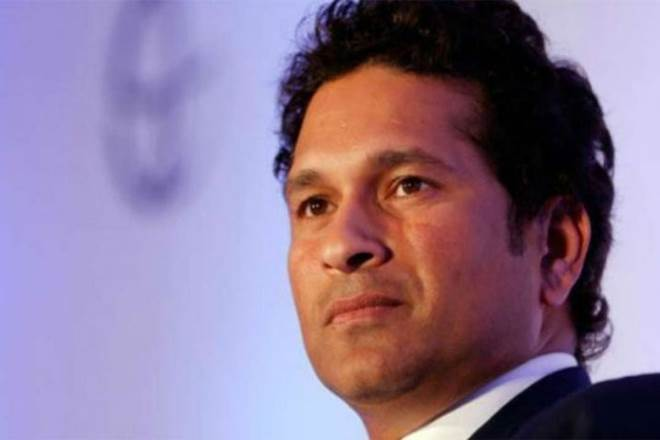
#> input picture Images_Open_CV/Open_CV2/Sample_Test_Open_CV2/sachin.jpg, 660 x 440 px
$ python Image_Edge_Detection.py   (older library calls are emulated)
#> lines starting #> are read from the running program, lines starting #| are printed output that depends on the picture; after the words box and inside, x2 and y2 are one past the last pixel; in counts of white or black regions, pixels touching at a corner belong together
import cv2

# img_Gray = cv2.imread("sachin.jpg")
img_Gray = cv2.imread("sachin.jpg", 0)
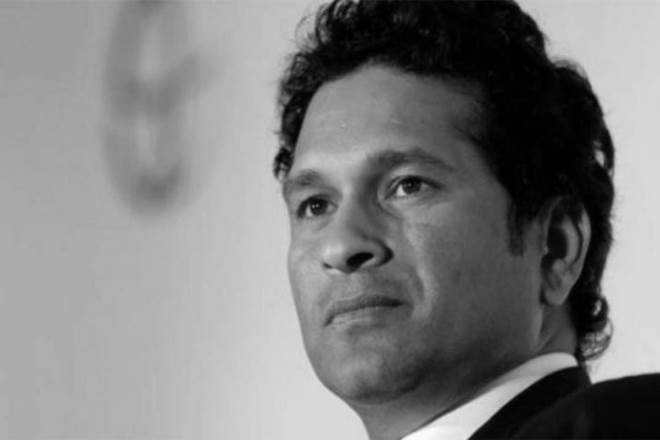
#> img_Gray: shape (440, 660); min 0, max 255, mean 128.2
# height, width = img_Gray.shape[:2]
height, width = img_Gray.shape
#> height = 440; width = 660
print(height, width)
#| 440 660

# Extract Slop Edge
sobel_x = cv2.Sobel(img_Gray, cv2.CV_64F, 1, 0, ksize=5)
sobel_y = cv2.Sobel(img_Gray, cv2.CV_64F, 0, 1, ksize=5)

img_soble_Or = cv2.bitwise_or(sobel_x, sobel_y)  # addition of 2 of images
img_soble_And = cv2.bitwise_and(sobel_x, sobel_y)  # intersection of 2 of images
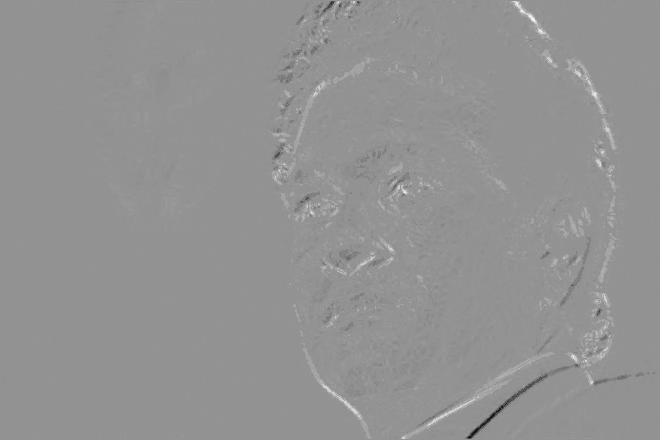
#> img_soble_And: shape (440, 660) float64; min -5357, max 3978, mean 25.5; drawn with min black and max white
img_soble_XOr = cv2.bitwise_xor(sobel_x, sobel_y)  # opposite of addition of 2 of images
img_soble_Not = cv2.bitwise_not(sobel_x, sobel_y)  # not of 2 of images

img_Laplacian = cv2.Laplacian(img_Gray, cv2.CV_64F)
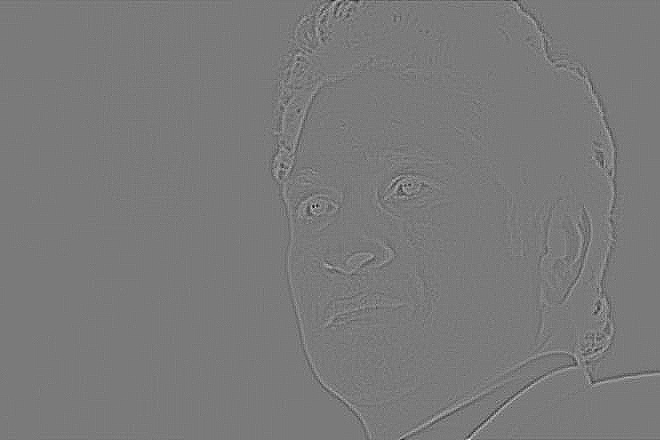
#> img_Laplacian: shape (440, 660) float64; min -103, max 111, mean 0; drawn with min black and max white
img_Canny = cv2.Canny(img_Gray, 20, 170)  # VVI, use 2 threshold value (20, 170)
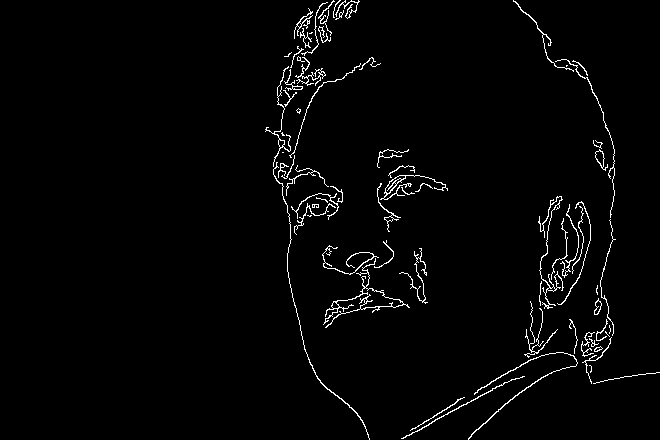
#> img_Canny: shape (440, 660); 2.2% white in thin lines or dots, all inside (x1, y1, x2, y2) = (265, 0, 660, 440)

cv2.imshow("original image", img_Gray)
cv2.imshow("sobel_x image x ", sobel_x)
cv2.imshow("sobel_y image y ", sobel_y)

cv2.imshow("Image img_soble_Or ", img_soble_Or)
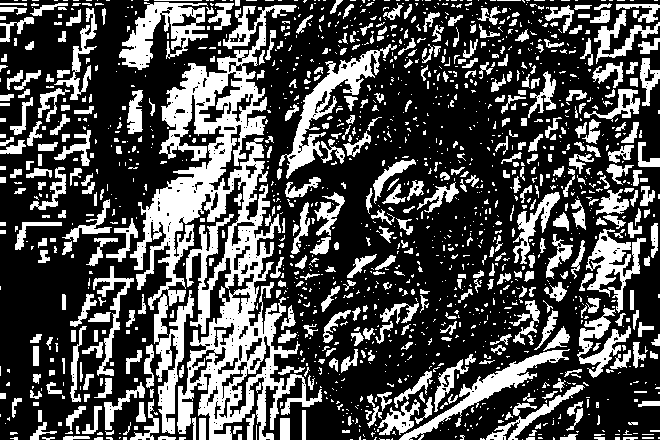
#> window 'Image img_soble_Or ': shape (440, 660); 31% white; 1510 white regions (1053 under 20 px), largest, box (x1, y1, x2, y2) and area: (130, 5, 322, 440) 25995, (279, 44, 397, 179) 2938, (119, 2, 208, 70) 2670
cv2.imshow("Image img_soble_And ", img_soble_And)
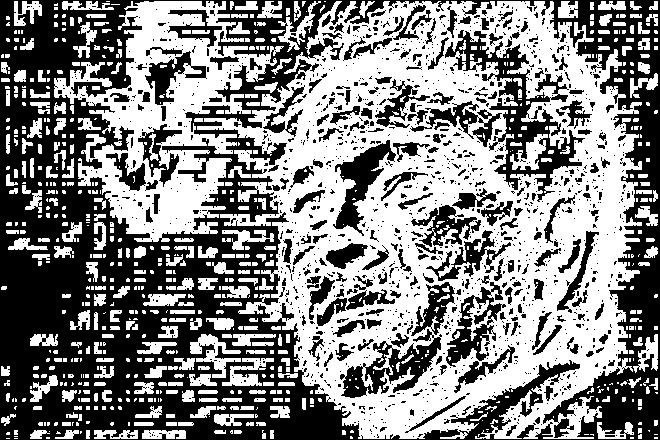
#> window 'Image img_soble_And ': shape (440, 660); 51.7% white; 1589 black regions (1371 under 20 px), largest, box (x1, y1, x2, y2) and area: (0, 0, 660, 440) 97507, (445, 30, 585, 202) 5670, (340, 329, 442, 398) 2584
cv2.imshow("Image img_soble_XOr ", img_soble_XOr)
cv2.imshow("Image img_soble_Not ", img_soble_Not)

cv2.imshow("image img_Laplacian ", img_Laplacian)
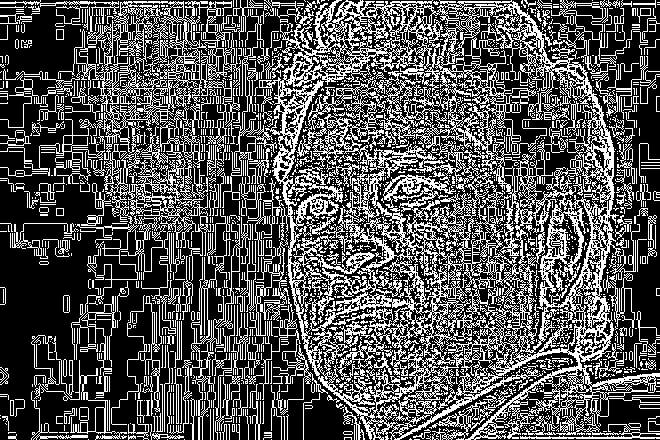
#> window 'image img_Laplacian ': shape (440, 660); 33.3% white in thin lines or dots
cv2.imshow("image img_Canny ", img_Canny)

cv2.waitKey(111111)
cv2.destroyAllWindows()
